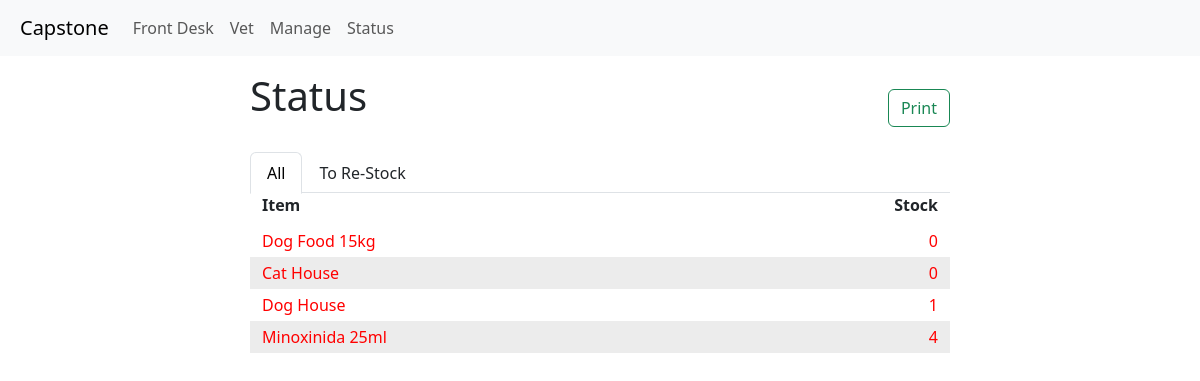
Page /status on the committed database.
### item_track/models.py (models this page shows, shortened)
class Item(models.Model):
    id = models.AutoField(primary_key=True)
    name = models.CharField(max_length=64)
    description = models.CharField(max_length=256, blank=True, null=True)
    barcode = models.CharField(max_length=64, blank=True, null=True)
    image = models.ImageField(upload_to="item_track/images", blank=True, null=True)
    category = models.ManyToManyField("Category", blank=True, related_name="items")
    price = models.DecimalField(max_digits=10, decimal_places=2, blank=True, null=True)
    stock = models.IntegerField(blank=True, null=True)
    stock_min = models.IntegerField(blank=True, null=True)
    date_added = models.DateTimeField(auto_now_add=True)
    date_modified = models.DateTimeField(auto_now=True)
    expiration_date = models.DateTimeField(blank=True, null=True)
    active = models.BooleanField(default=True)
    def __str__(self):
        return f"{self.name}"

### item_track/views.py (the view)
# urls.py: path("status", views.status, name="status"),
def status(request):
    items = Item.objects.all()
    items = items.order_by('stock')
    return render(request, "item_track/status.html",{
        'items': items,
    })

### item_track/templates/item_track/status.html (shortened to what this page needs)
{% extends "item_track/layout.html" %}
{% load static %}
{% block body %}
    {% block head %}
    <div class="d-flex justify-content-center p-2">
    <div class="w-100" style="max-width: 700px;">
        <div class="d-flex align-items-center justify-content-between">
            <h1 class="pb-4 pt-2">Status</h1>
            <div>
                <button class="btn btn-outline-success" onclick="print_inform()">Print</button>
            </div>
        </div>
        <ul class="nav nav-tabs">
            <li class="nav-item">
                <a class="nav-link active" aria-current="page" id="all-items" onclick="all_items()">All</a>
            </li>
            <li class="nav-item">
                <a class="nav-link" id="re-stock-item" onclick="re_stock()">To Re-Stock</a>
            </li>
        </ul>
        <div class="container text-left pb-2">
            <div class="row">
                <div class="col">
                <b>Item</b>
                </div>
                <div class="col text-right">
                <b>Stock</b>
                </div>
            </div>
        </div>
        {% for item in items %}
        <div class="container item-row text-left {% if forloop.counter|divisibleby:2 %} even-row {% else %} odd-row {% endif %}
                    {% if item.stock < item.stock_min %} out-stock {% else %} with-stock {% endif %}"
                    style="display: block">
            <div class="row pb-1 pt-1">
                <div class="col">
                {{ item }}
                </div>
                <div class="col text-right">
                {{ item.stock }}
                </div>
                </div>
            </div>
        {% endfor %}
        </div>
    </div>
    </div>
    {% endblock %}
{% endblock %}

### item_track/static/item_track/styles.css (style rules this page uses)
.even-row { background-color: #ECECEC; }
.odd-row { background-color: #FFFFFF; }
.out-stock { color: red; }

### rows in the picture
Item: name "Dog Food 15kg", stock "0"
Item: name "Cat House", stock "0"
Item: name "Dog House", stock "1"
Item: name "Minoxinida 25ml", stock "4"
